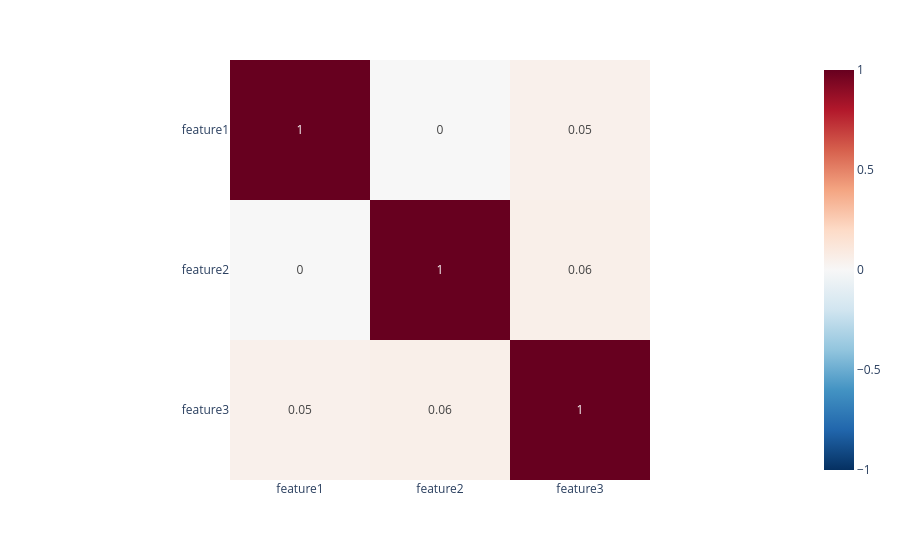

Notebook source saved alongside this figure:
### Code cell
px.imshow(df.iloc[:, :3].corr().round(2), text_auto=True, zmin=-1, zmax=1, color_continuous_scale="RdBu_r")

### Figure 1 — Plotly figure (JSON) as saved in the notebook; plotly's stock layout.template omitted (floating-point values rounded to 4 significant figures)
{"data": [{"coloraxis": "coloraxis", "hovertemplate": "x: %{x}<br>y: %{y}<br>color: %{z}<extra></extra>", "name": "0", "texttemplate": "%{z}", "type": "heatmap", "x": ["feature1", "feature2", "feature3"], "xaxis": "x", "y": ["feature1", "feature2", "feature3"], "yaxis": "y", "z": [[1.0, -0.0, 0.05], [-0.0, 1.0, 0.06], [0.05, 0.06, 1.0]]}], "layout": {"coloraxis": {"autocolorscale": false, "cmax": 1, "cmin": -1, "colorscale": [[0.0, "rgb(5,48,97)"], [0.1, "rgb(33,102,172)"], [0.2, "rgb(67,147,195)"], [0.3, "rgb(146,197,222)"], [0.4, "rgb(209,229,240)"], [0.5, "rgb(247,247,247)"], [0.6, "rgb(253,219,199)"], [0.7, "rgb(244,165,130)"], [0.8, "rgb(214,96,77)"], [0.9, "rgb(178,24,43)"], [1.0, "rgb(103,0,31)"]]}, "margin": {"t": 60}, "xaxis": {"anchor": "y", "constrain": "domain", "domain": [0.0, 1.0], "scaleanchor": "y"}, "yaxis": {"anchor": "x", "autorange": "reversed", "constrain": "domain", "domain": [0.0, 1.0]}}}
